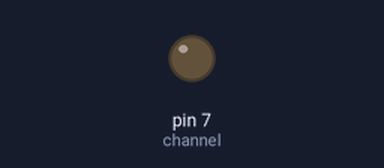
The program below on a simulated Raspberry Pi (header pin numbers). Parts: output pins drawn as LEDs (lit = HIGH).

Above: at 0.05 s.
At 0.95 s:
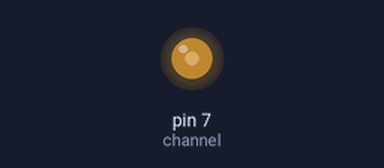
At 1.9 s:
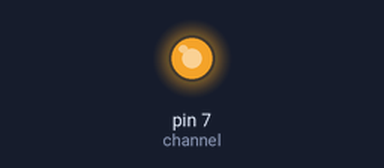
At 3.8 s:
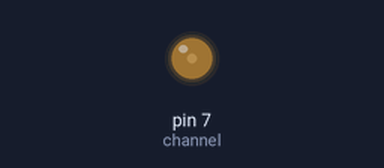
Timing chart, 0 to 5.5 s (numbered marks = the images above):
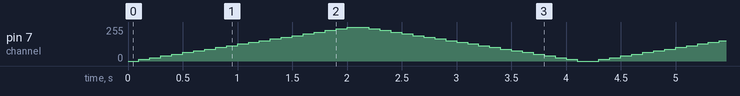

The program:

pwm.py
```python
#!/usr/bin/python
# coding=utf-8
import time
import RPi.GPIO as GPIO
GPIO.setmode(GPIO.BOARD)

# data
channel = 7
freq = 50

GPIO.setup(channel, GPIO.OUT)

p = GPIO.PWM(channel, freq)  # channel=7 frequency=50Hz
p.start(0)
try:
    while True:
        for dc in range(0, 101, 5):
            p.ChangeDutyCycle(dc)
            time.sleep(0.1)
        for dc in range(100, -1, -5):
            p.ChangeDutyCycle(dc)
            time.sleep(0.1)
except KeyboardInterrupt:
    print '\n\n[ Execution aborted ]'
except ValueError:
    print '\n[ Unexpected value ]'
except IndexError:
    print '\n[ Index out of range ]'
except TypeError:
    print '\n[ Only 0 or 1 number required ]'
finally:
    p.stop()
    GPIO.cleanup()
```
